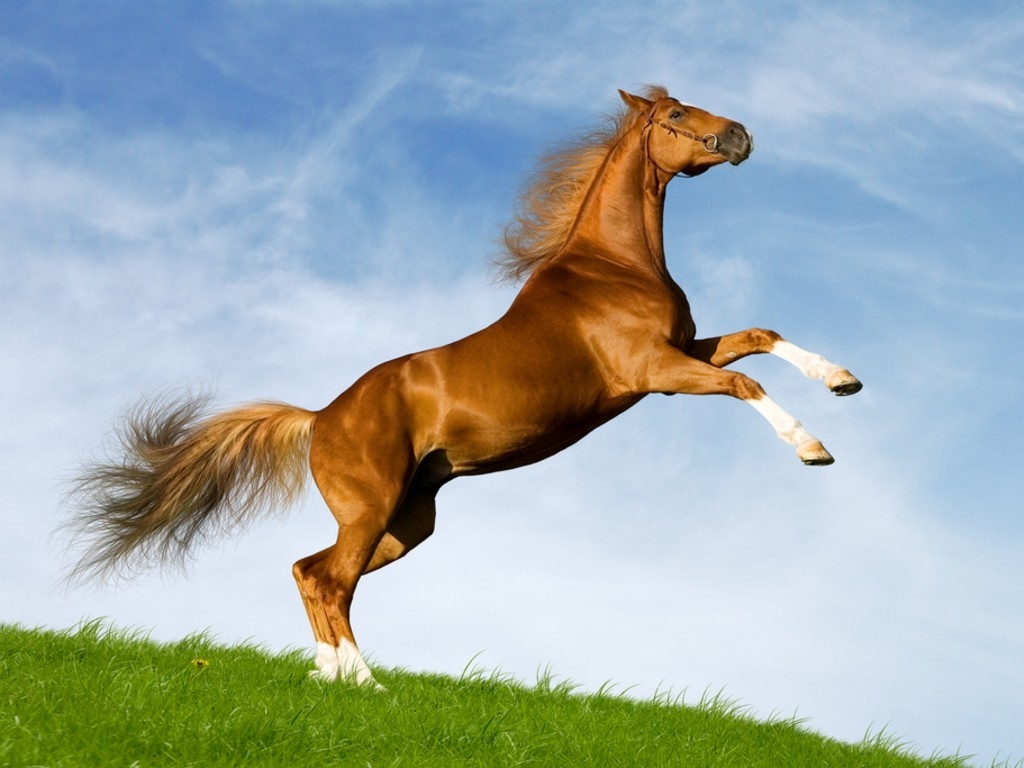
#> input picture modulo 3/imagens/7_2.jpg, 1024 x 768 px
$ python segmentation.py
#> lines starting #> are read from the running program, lines starting #| are printed output that depends on the picture
import numpy as np
from numpy import size
import matplotlib.pyplot as plt
import matplotlib.image as mpimg
import scipy.stats as SCI
from scipy.spatial import distance
from scipy.stats.stats import pearsonr
from scipy.stats.mstats_basic import kurtosis
from skimage.segmentation import slic, mark_boundaries
from sklearn.naive_bayes import GaussianNB

conceito = 7
n = 2

img = mpimg.imread('imagens/' + str(conceito) + '_' + str(n) + '.jpg')
#> img is the input picture: shape (768, 1024, 3); mean R, G, B 160.1, 173.6, 173.3
plt.imshow(img)
plt.show()

# SLIC
segments_slic = slic(img, n_segments=200, compactness=10.0, sigma=3.0)
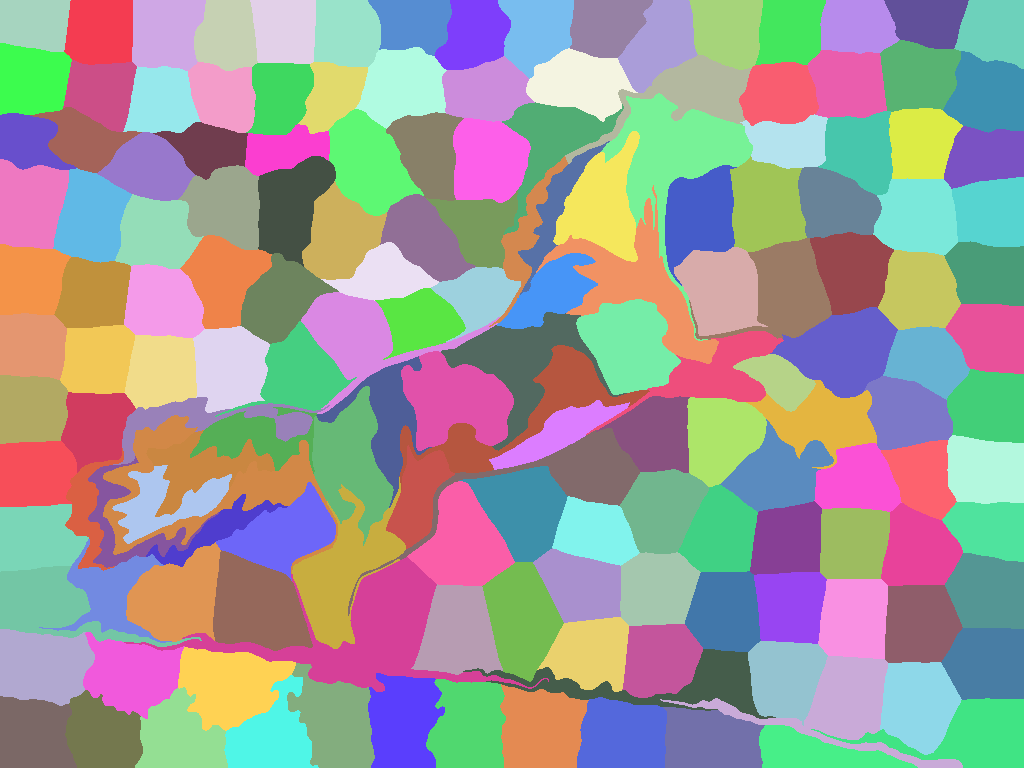
#> segments_slic: shape (768, 1024) int64; 163 distinct labels, from 1 to 163; one colour per label, 0 black
plt.imshow(mark_boundaries(img, segments_slic))
plt.show()
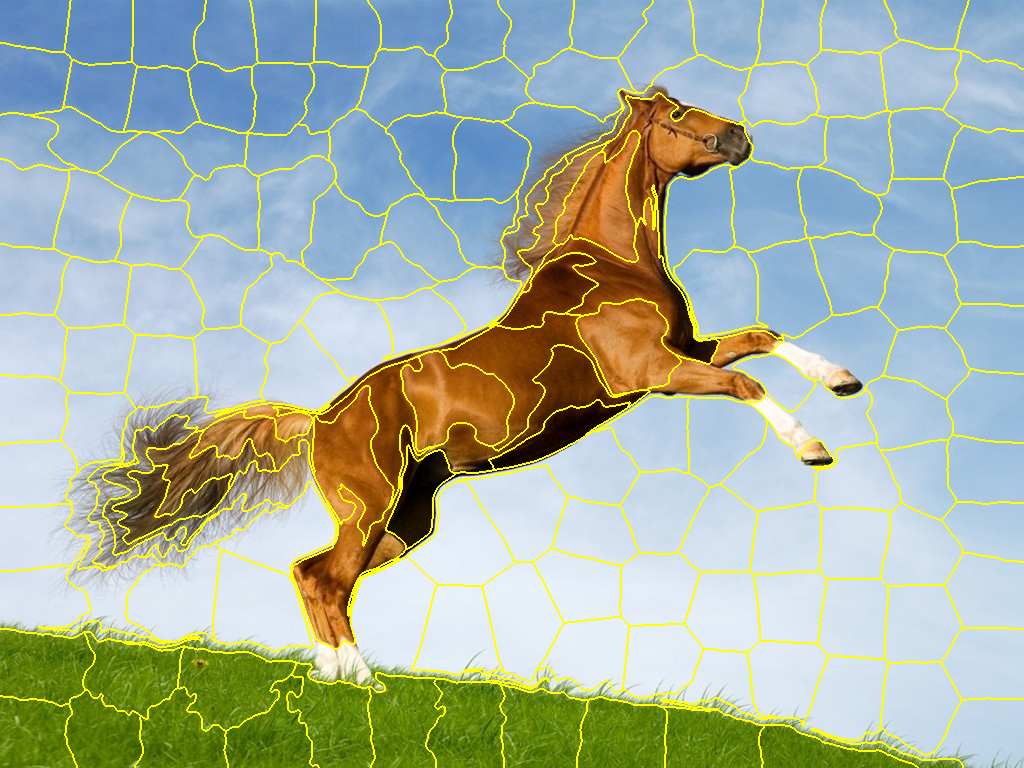
#> shown: shape (768, 1024, 3) float64; mean R, G, B 0.652, 0.703, 0.64

features = np.zeros([len(np.unique(segments_slic)), 4])
#> features = 163 rows, first 6: [0, 0, 0, 0], [0, 0, 0, 0], [0, 0, 0, 0], [0, 0, 0, 0], [0, 0, 0, 0], [0, 0, 0, 0]
image_seg = np.array(img)
for j in range(len(np.unique(segments_slic))):

    color = np.array(img)
    indices = np.equal(segments_slic, j)

    color[:, :, 0] = np.multiply(color[:, :, 0], indices)
    color[:, :, 1] = np.multiply(color[:, :, 1], indices)
    color[:, :, 2] = np.multiply(color[:, :, 2], indices)

    region_r = color[color[:, :, 0] > 0, 0]
    region_g = color[color[:, :, 1] > 0, 1]
    region_b = color[color[:, :, 2] > 0, 2]

    # plt.imshow(color, cmap='gray')
    # plt.title('SLIC'), plt.xticks([]), plt.yticks([])
    # plt.show()

    f_mean = np.mean(region_r) + np.mean(region_g) + np.mean(region_b)
    f_variance = np.var(region_r) + np.var(region_g) + np.var(region_b)
    f_skewness = SCI.skew(region_r) + SCI.skew(region_g) + SCI.skew(region_b)
    f_kurtosis = kurtosis(region_r) + kurtosis(region_g) + kurtosis(region_b)
    f_entropy = SCI.entropy(region_r) + SCI.entropy(region_g) + SCI.entropy(region_b)
    img_features = [f_mean, f_variance, f_skewness, f_kurtosis]
#> (the run stopped early here; a loop or call above may not have finished)

$ run again, with modulo 3/imagens/10_1.jpg copied over modulo 3/imagens/7_2.jpg
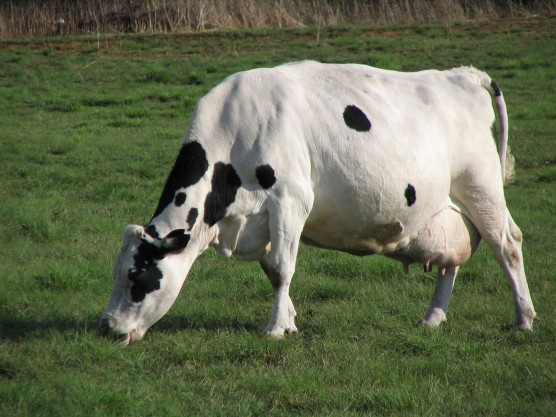
#> input picture modulo 3/imagens/10_1.jpg, 556 x 417 px
#> img is the input picture: shape (417, 556, 3); mean R, G, B 99.9, 107.3, 80.2
#> `segments_slic = slic(img, n_segments=200, compactness=10.0, sigma=3.0)`:
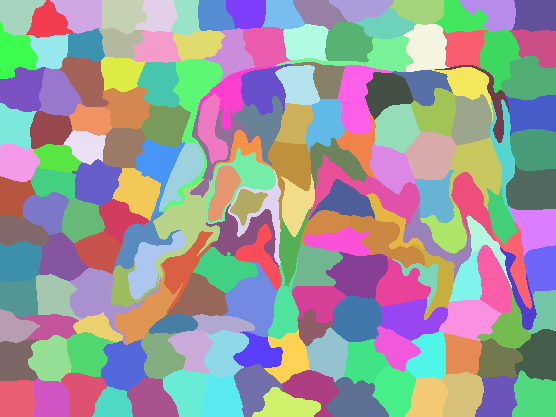
#> segments_slic: shape (417, 556) int64; 177 distinct labels, from 1 to 177; one colour per label, 0 black
#> `plt.show()`:
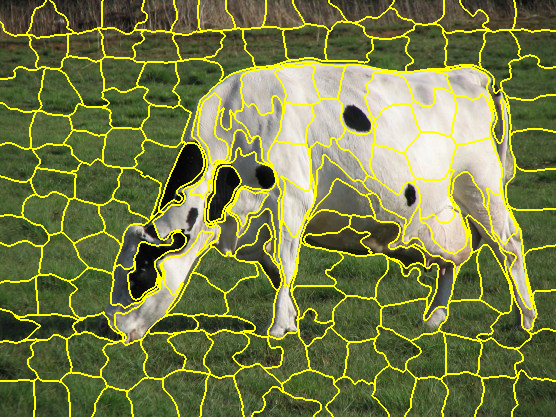
#> shown: shape (417, 556, 3) float64; mean R, G, B 0.462, 0.488, 0.274
#> features = 177 rows, first 6: [0, 0, 0, 0], [0, 0, 0, 0], [0, 0, 0, 0], [0, 0, 0, 0], [0, 0, 0, 0], [0, 0, 0, 0]

$ run again, with modulo 3/imagens/10_2.jpg copied over modulo 3/imagens/7_2.jpg
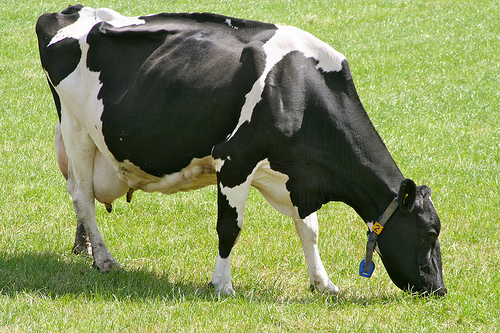
#> input picture modulo 3/imagens/10_2.jpg, 500 x 333 px
#> img is the input picture: shape (333, 500, 3); mean R, G, B 133.6, 145.5, 90.9
#> `segments_slic = slic(img, n_segments=200, compactness=10.0, sigma=3.0)`:
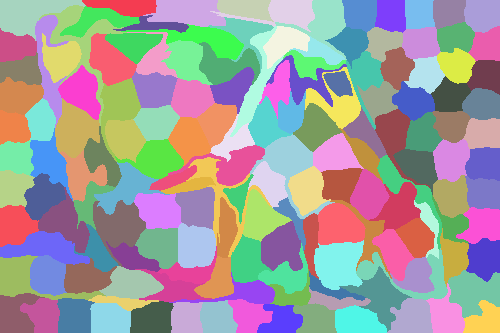
#> segments_slic: shape (333, 500) int64; 154 distinct labels, from 1 to 154; one colour per label, 0 black
#> `plt.show()`:
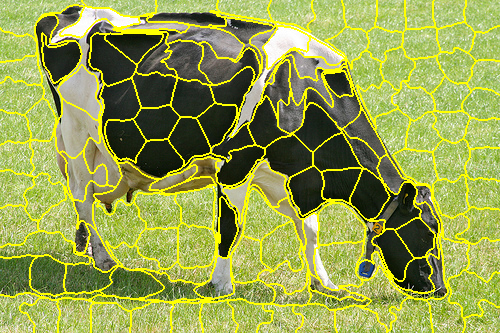
#> shown: shape (333, 500, 3) float64; mean R, G, B 0.59, 0.632, 0.308
#> features = 154 rows, first 6: [0, 0, 0, 0], [0, 0, 0, 0], [0, 0, 0, 0], [0, 0, 0, 0], [0, 0, 0, 0], [0, 0, 0, 0]

$ run again, with modulo 3/imagens/10_3.jpg copied over modulo 3/imagens/7_2.jpg
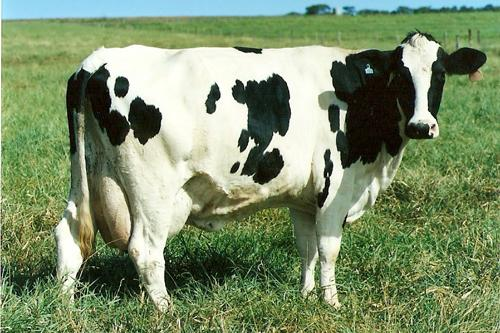
#> input picture modulo 3/imagens/10_3.jpg, 500 x 333 px
#> img is the input picture: shape (333, 500, 3); mean R, G, B 124.5, 142.9, 107.1
#> `segments_slic = slic(img, n_segments=200, compactness=10.0, sigma=3.0)`:
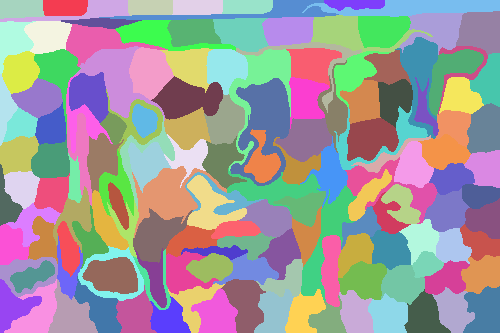
#> segments_slic: shape (333, 500) int64; 153 distinct labels, from 1 to 153; one colour per label, 0 black
#> `plt.show()`:
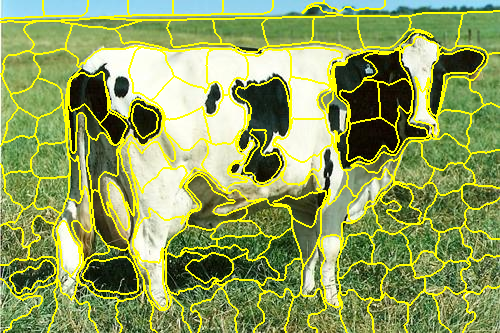
#> shown: shape (333, 500, 3) float64; mean R, G, B 0.567, 0.629, 0.358
#> features = 153 rows, first 6: [0, 0, 0, 0], [0, 0, 0, 0], [0, 0, 0, 0], [0, 0, 0, 0], [0, 0, 0, 0], [0, 0, 0, 0]
